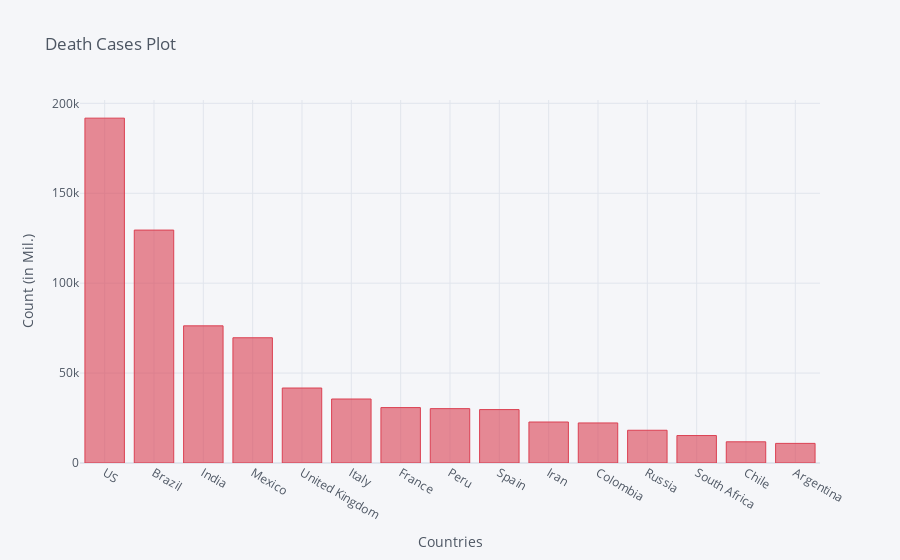

The notebook cell saved with this chart:
### Code cell
death_df2_plot.iplot(kind='bar', x='Country/Region', y='9/10/20',color='red',
                    title='Death Cases Plot',xTitle='Countries',yTitle='Count (in Mil.)')

### Figure 1 — Plotly figure (JSON) as saved in the notebook; plotly's stock layout.template omitted (floating-point values rounded to 4 significant figures)
{"data": [{"marker": {"color": "rgba(219, 64, 82, 0.6)", "line": {"color": "rgba(219, 64, 82, 1.0)", "width": 1}}, "name": "9/10/20", "orientation": "v", "text": "", "type": "bar", "x": ["US", "Brazil", "India", "Mexico", "United Kingdom", "Italy", "France", "Peru", "Spain", "Iran", "Colombia", "Russia", "South Africa", "Chile", "Argentina"], "y": [191766, 129522, 76271, 69649, 41697, 35587, 30819, 30236, 29699, 22798, 22275, 18207, 15265, 11781, 10907]}], "layout": {"legend": {"bgcolor": "#F5F6F9", "font": {"color": "#4D5663"}}, "paper_bgcolor": "#F5F6F9", "plot_bgcolor": "#F5F6F9", "title": {"font": {"color": "#4D5663"}, "text": "Death Cases Plot"}, "xaxis": {"gridcolor": "#E1E5ED", "showgrid": true, "tickfont": {"color": "#4D5663"}, "title": {"font": {"color": "#4D5663"}, "text": "Countries"}, "zerolinecolor": "#E1E5ED"}, "yaxis": {"gridcolor": "#E1E5ED", "showgrid": true, "tickfont": {"color": "#4D5663"}, "title": {"font": {"color": "#4D5663"}, "text": "Count (in Mil.)"}, "zerolinecolor": "#E1E5ED"}}}
